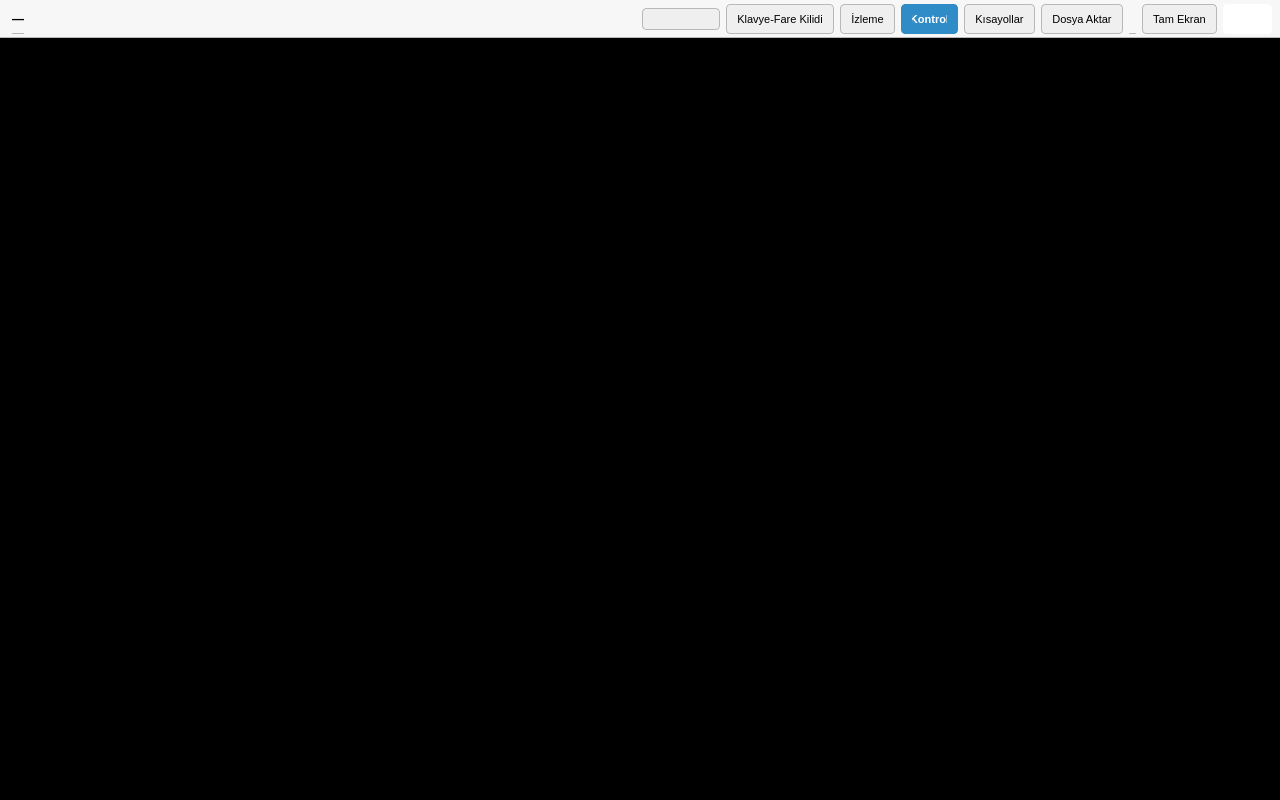
<?xml version="1.0" encoding="UTF-8"?>
<ui version="4.0">
 <class>RemoteControlView</class>
 <widget class="QWidget" name="RemoteControlView">
  <property name="geometry">
   <rect><x>0</x><y>0</y><width>1280</width><height>800</height></rect>
  </property>
  <property name="windowTitle"><string>Masaüstü — OKIDIA</string></property>
  <property name="styleSheet">
   <string>QWidget#RemoteControlView { background-color: palette(base); }</string>
  </property>
  <layout class="QVBoxLayout" name="mainLayout">
   <property name="spacing"><number>0</number></property>
   <property name="leftMargin"><number>0</number></property>
   <property name="topMargin"><number>0</number></property>
   <property name="rightMargin"><number>0</number></property>
   <property name="bottomMargin"><number>0</number></property>
   <item>
    <widget class="QWidget" name="topBar">
     <property name="maximumHeight"><number>40</number></property>
     <property name="styleSheet">
      <string>background-color: palette(alternate-base); border-bottom: 1px solid palette(mid);</string>
     </property>
     <layout class="QHBoxLayout" name="topBarLayout">
      <property name="leftMargin"><number>12</number></property>
      <property name="topMargin"><number>4</number></property>
      <property name="rightMargin"><number>8</number></property>
      <property name="bottomMargin"><number>4</number></property>
      <item>
       <widget class="QLabel" name="clientLabel">
        <property name="text"><string>—</string></property>
        <property name="styleSheet">
         <string>color: palette(text); font-weight: bold; font-size: 12px;</string>
        </property>
       </widget>
      </item>
      <item>
       <spacer>
        <property name="orientation"><enum>Qt::Horizontal</enum></property>
        <property name="sizeHint" stdset="0"><size><width>40</width><height>20</height></size></property>
       </spacer>
      </item>
      <!-- Ekran Kaynağı Seçimi -->
      <item>
       <widget class="QComboBox" name="comboSource">
        <property name="minimumWidth"><number>120</number></property>
        <property name="styleSheet">
         <string>QComboBox { background-color: palette(button); color: palette(button-text); border-radius: 4px; padding: 2px 8px; font-size: 11px; border: 1px solid palette(mid); }
          QComboBox::drop-down { border: none; }
          QComboBox QAbstractItemView { background-color: palette(base); color: palette(text); selection-background-color: palette(highlight); selection-color: palette(highlighted-text); border: 1px solid palette(mid); }</string>
        </property>
       </widget>
      </item>
      <!-- İstemci Girdi Kilidi -->
      <item>
       <widget class="QPushButton" name="btnLockAgentInput">
        <property name="text"><string>Klavye-Fare Kilidi</string></property>
        <property name="checkable"><bool>true</bool></property>
        <property name="toolTip"><string>İstemci klavye ve faresini kilitler</string></property>
        <property name="styleSheet">
         <string>QPushButton { background-color: palette(button); color: palette(button-text); border-radius: 4px; padding: 4px 10px; font-size: 11px; border: 1px solid palette(mid); min-height: 20px; }
          QPushButton:hover { background-color: palette(highlight); color: palette(highlighted-text); border-color: palette(highlight); }
          QPushButton:checked { background-color: palette(highlight); color: palette(highlighted-text); border-color: palette(highlight); }</string>
        </property>
       </widget>
      </item>
      <!-- İzleme / Kontrol toggle -->
      <item>
       <widget class="QPushButton" name="btnViewOnly">
        <property name="text"><string>İzleme</string></property>
        <property name="checkable"><bool>true</bool></property>
        <property name="styleSheet">
         <string>QPushButton { background-color: palette(button); color: palette(button-text); border-radius: 4px; padding: 4px 10px; font-size: 11px; border: 1px solid palette(mid); min-height: 20px; }
          QPushButton:hover { background-color: palette(highlight); color: palette(highlighted-text); border-color: palette(highlight); }
          QPushButton:checked { background-color: palette(highlight); color: palette(highlighted-text); border-color: palette(highlight); font-weight: bold; }</string>
        </property>
       </widget>
      </item>
      <item>
       <widget class="QPushButton" name="btnControl">
        <property name="text"><string>Kontrol</string></property>
        <property name="checkable"><bool>true</bool></property>
        <property name="checked"><bool>true</bool></property>
        <property name="styleSheet">
         <string>QPushButton { background-color: palette(button); color: palette(button-text); border-radius: 4px; padding: 4px 10px; font-size: 11px; border: 1px solid palette(mid); min-height: 20px; }
          QPushButton:hover { background-color: palette(highlight); color: palette(highlighted-text); border-color: palette(highlight); }
          QPushButton:checked { background-color: palette(highlight); color: palette(highlighted-text); border-color: palette(highlight); font-weight: bold; }</string>
        </property>
       </widget>
      </item>
      <item>
       <widget class="QPushButton" name="btnShortcuts">
        <property name="text"><string>Kısayollar</string></property>
        <property name="toolTip"><string>İstemciye sistem kısayolları ve özel tuşlar gönderir</string></property>
        <property name="styleSheet">
         <string>QPushButton { background-color: palette(button); color: palette(button-text); border-radius: 4px; padding: 4px 10px; font-size: 11px; border: 1px solid palette(mid); min-height: 20px; }
          QPushButton:hover { background-color: palette(highlight); color: palette(highlighted-text); border-color: palette(highlight); }
          QPushButton::menu-indicator { subcontrol-origin: padding; subcontrol-position: center right; right: 4px; }</string>
        </property>
       </widget>
      </item>
      <item>
       <widget class="QPushButton" name="btnFileManager">
        <property name="text"><string>Dosya Aktar</string></property>
        <property name="styleSheet">
         <string>QPushButton { background-color: palette(button); color: palette(button-text); border-radius: 4px; padding: 4px 10px; font-size: 11px; border: 1px solid palette(mid); min-height: 20px; }
          QPushButton:hover { background-color: palette(highlight); color: palette(highlighted-text); border-color: palette(highlight); }</string>
        </property>
       </widget>
      </item>
      <item>
       <widget class="QLabel" name="separatorLabel">
        <property name="text"><string>  </string></property>
       </widget>
      </item>
      <!-- F11 Tam Ekran butonu -->
      <item>
       <widget class="QPushButton" name="btnFullscreen">
        <property name="text"><string>Tam Ekran</string></property>
        <property name="styleSheet">
         <string>QPushButton { background-color: palette(button); color: palette(button-text); border-radius: 4px; padding: 4px 10px; font-size: 11px; border: 1px solid palette(mid); min-height: 20px; }
          QPushButton:hover { background-color: palette(highlight); color: palette(highlighted-text); border-color: palette(highlight); }</string>
        </property>
        <property name="toolTip"><string>F11</string></property>
       </widget>
      </item>
      <!-- ESC Çıkış butonu -->
      <item>
       <widget class="QPushButton" name="btnStop">
        <property name="text"><string>Çıkış</string></property>
        <property name="styleSheet">
         <string>QPushButton { background-color: palette(bright-text); color: palette(highlighted-text); font-weight: bold; border-radius: 4px; padding: 4px 10px; font-size: 11px; border: 1px solid palette(bright-text); min-height: 20px; }
          QPushButton:hover { background-color: palette(window); color: palette(bright-text); border-color: palette(bright-text); }</string>
        </property>
        <property name="toolTip"><string>ESC</string></property>
       </widget>
      </item>
     </layout>
    </widget>
   </item>
   <item>
    <widget class="QLabel" name="screenLabel">
     <property name="sizePolicy">
      <sizepolicy hsizetype="Expanding" vsizetype="Expanding">
       <horstretch>1</horstretch>
       <verstretch>1</verstretch>
      </sizepolicy>
     </property>
     <property name="alignment"><set>Qt::AlignCenter</set></property>
     <property name="text"><string/></property>
     <property name="styleSheet"><string>background-color: #000000;</string></property>
    </widget>
   </item>
  </layout>
 </widget>
 <resources/>
 <connections/>
</ui>
